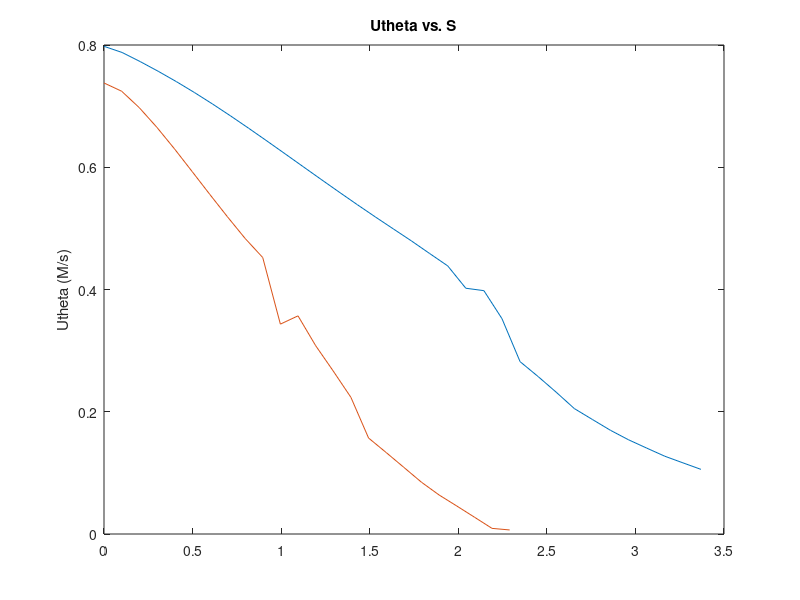
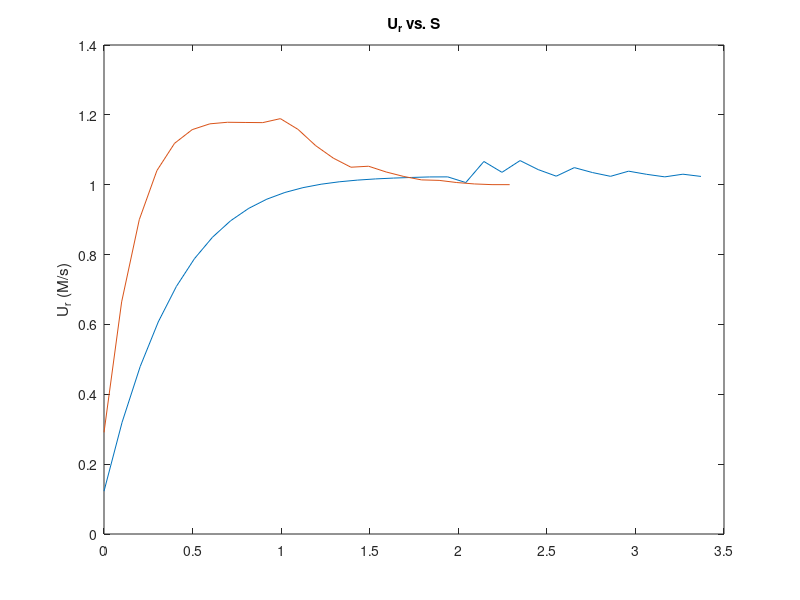

Reproduce these figures in MATLAB, in order.
clc; 

ux = [
    0.0855477,
0.225658, 
0.34322,  
0.44146,  
0.523325, 
0.591453, 
0.648092, 
0.695178, 
0.734373, 
0.7671,   
0.794563, 
0.817774, 
0.837574, 
0.854661, 
0.869605, 
0.882855, 
0.894752, 
0.905744, 
0.916513, 
0.92566,  
0.925923, 
0.983073, 
0.971882, 
1.02685,  
1.0089,   
0.997021, 
1.02695,  
1.01675,  
1.00933,  
1.02648,  
1.01958,  
1.01423,  
1.02314,  
1.01802,  
];

uy = [
    0.0877043,
0.226737, 
0.334729, 
0.417036, 
0.477939, 
0.521095, 
0.549735, 
0.566682, 
0.574366, 
0.574854, 
0.569876, 
0.560858, 
0.548951, 
0.535066, 
0.519903, 
0.503988, 
0.487661, 
0.470831, 
0.452818, 
0.434249, 
0.393741, 
0.413467, 
0.357271, 
0.29747,  
0.265732, 
0.235458, 
0.213729, 
0.192716, 
0.172833, 
0.159421, 
0.144246, 
0.129761, 
0.119674, 
0.108038, 
];



ur1 = [];
ut1 = [];
for i = 1:34
    ur1(i) = sqrt(ux(i)^2 + uy(i)^2);
    ut1(i) = atan(uy(i)/ux(i));
end
ur1 = ur1';
ut1 = ut1';

s = linspace(0,3.37,34);


ux2 = [
    0.215312
0.497634
0.689762
0.818617
0.903809
0.960105
0.997706
1.0236 
1.04313 
1.05935 
1.11977 
1.08544 
1.05954 
1.03819 
1.024 	 
1.03997 
1.02724 
1.01748 
1.0102 
1.01037 
1.00519 
1.00184 
1.00019 
1.00015 
];

uy2 = [
    0.195769 
0.44035 
0.578005 
0.642263 
0.658918 
0.646878 
0.619353 
0.584634 
0.547809 
0.514712 
0.400337 
0.404712 
0.337227 
0.283409 
0.232784 
0.164655 
0.137704 
0.111387 
0.0857825
0.0645719
0.046119 
0.0276595
0.0092130
0.0066282
];




ur2 = [];
ut2 = [];
for i = 1:length(ux2)
    ur2(i) = sqrt(ux2(i)^2 + uy2(i)^2);
    ut2(i) = atan(uy2(i)/ux2(i));
end
ur2= ur2';
ut2 = ut2';

s2 = linspace(0,3.37,34);




s1 = linspace(0,1.86,34);
s2 = linspace(0,2.29,24);



figure
plot(s,ut1)
hold on
plot(s2,ut2)
title('Utheta vs. S')
ylabel('Utheta (M/s)')




figure
plot(s,ur1)
hold on
plot(s2,ur2)
title('U_r vs. S')
ylabel('U_r (M/s)')




